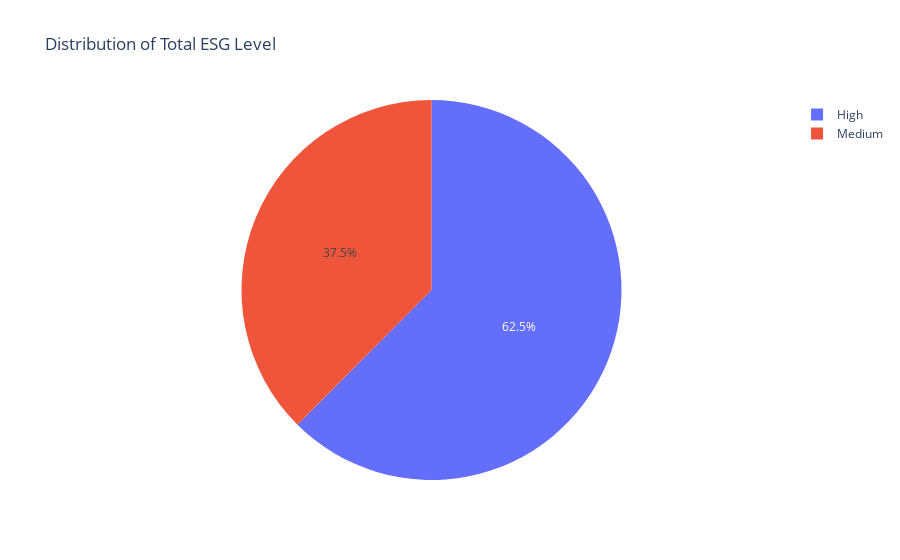

The cell this chart's notebook holds for it:
### Code cell
#EDA on df1
import plotly.express as px
import matplotlib as plt
import pandas as pd

industry_counts = df1['total_level'].value_counts().reset_index()
industry_counts.columns = ['total_level', 'count']
fig = px.pie(industry_counts, names='total_level', values='count', title='Distribution of Total ESG Level')
fig.show()

### Figure 1 — Plotly figure (JSON) as saved in the notebook; plotly's stock layout.template omitted (floating-point values rounded to 4 significant figures)
{"data": [{"domain": {"x": [0, 1], "y": [0, 1]}, "hovertemplate": "total_level=%{label}<br>count=%{value}<extra></extra>", "labels": ["High", "Medium"], "legendgroup": "", "name": "", "showlegend": true, "type": "pie", "values": [451, 271]}], "layout": {"legend": {"tracegroupgap": 0}, "title": {"text": "Distribution of Total ESG Level"}}}
